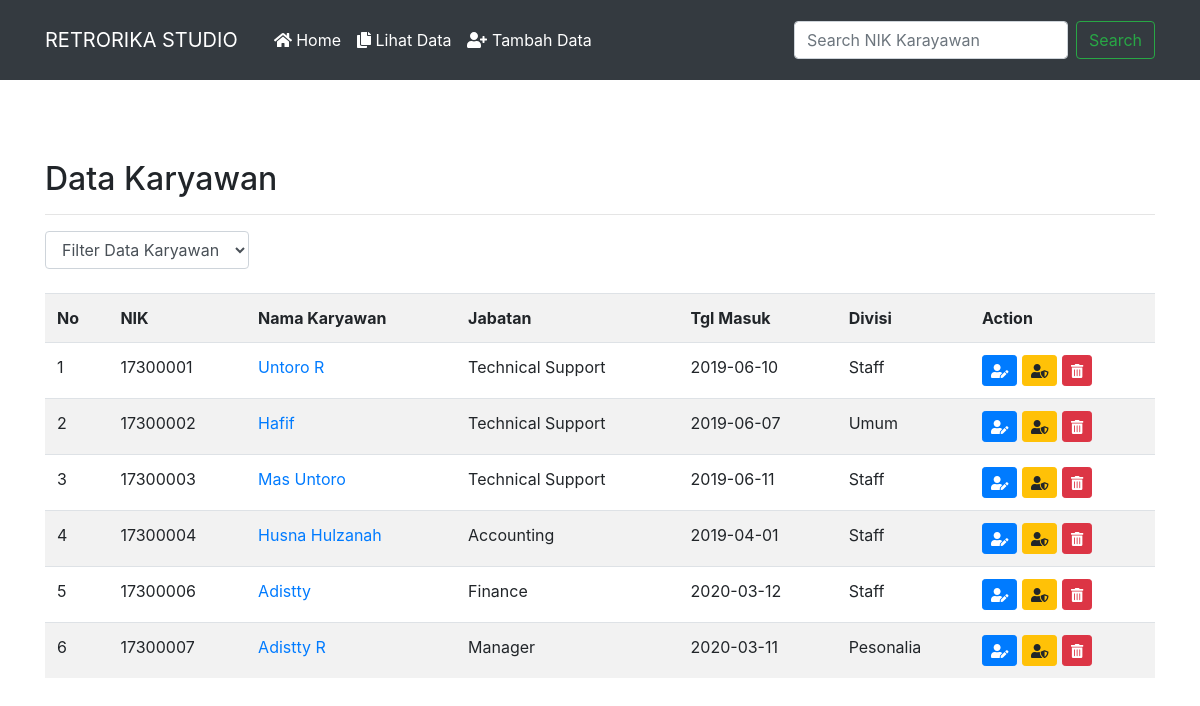
Screenshot of /daftar_karyawan/data.php with the database file from the repository.
### tables this page shows
CREATE TABLE `tb_karyawan` (
  `no` INT(5) NOT NULL,
  `nik` VARCHAR(50) DEFAULT NULL,
  `nama_karyawan` VARCHAR(100) DEFAULT NULL,
  `jabatan` VARCHAR(100) DEFAULT NULL,
  `tgl_masuk` DATE DEFAULT NULL,
  `divisi` VARCHAR(100) DEFAULT NULL
);

### daftar_karyawan/data.php (the view, shortened to what this page needs)
<?php
include("header.php");
include("../koneksi.php");
?>
	<div class="container">
		<div class="content">
			<h2>Data Karyawan</h2>
			<hr/>
			<form class="form-inline" method="get">
				<div class="form-group">
					<select name="filter" class="form-control" onchange="form.submit()">
						<option value="0">Filter Data Karyawan</option>
						<?php $filter = (isset($_GET['filter']) ? strtolower($_GET['filter']) : NULL);  ?>
					</select>
				</div>
			</form>
			<br />
			<div class="table-responsive">
				<table class="table table-striped table-hover">
					<tr>
						<th>No</th>
						<th>NIK</th>
						<th>Nama Karyawan</th>
						<th>Jabatan</th>
						<th>Tgl Masuk</th>
						<th>Divisi</th>
						<th>Action</th>
					</tr>
					<?php
					if($filter){
						$sql = mysqli_query($koneksi, "SELECT * FROM tb_karyawan WHERE divisi='$filter' ORDER BY nik ASC");
					}else{
						$sql = mysqli_query($koneksi, "SELECT * FROM tb_karyawan ORDER BY nik ASC");
					}
					if(mysqli_num_rows($sql) == 0){
						echo '<tr><td colspan="8">Data Tidak Ada.</td></tr>';
					}else{
						$no = 1;
						while($row = mysqli_fetch_assoc($sql)){
							echo '
							<tr>
								<td>'.$no.'</td>
								<td>'.$row['nik'].'</td>
								<td><a href="profile.php?nik='.$row['nik'].'">'.$row['nama_karyawan'].'</a></td>
								<td>'.$row['jabatan'].'</td>
								<td>'.$row['tgl_masuk'].'</td>
								<td>'.$row['divisi'].'</td>
								<td>';
							echo '
									<a href="edit.php?nik='.$row['nik'].'" title="Edit Data" data-toggle="tooltip" class="btn btn-primary btn-sm"><i class="fas fa-user-edit" aria-hidden="true"></i></a>
									<a href="password.php?nik='.$row['nik'].'" title="Ganti Password" data-toggle="tooltip" class="btn btn-warning btn-sm"><i class="fas fa-user-shield" aria-hidden="true"></i></a>
									<a href="data.php?aksi=delete&nik='.$row['nik'].'" title="Hapus Data" data-toggle="tooltip" onclick="return confirm(\'Anda yakin akan menghapus data '.$row['nik'].'?\')" class="btn btn-danger btn-sm"><i class="fas fa-trash-alt"></i></a>
								</td>
							</tr>
							';
							$no++;
						}
					}
					?>
				</table>
			</div>
		</div>
	</div>
<?php
include("footer.php");
?>

### daftar_karyawan/header.php (shortened to what this page needs)
<!DOCTYPE html>
<html lang="id">
  <head>
    <link href="../bootstrap/css/bootstrap.min.css" rel="stylesheet">
	<link href="../bootstrap/css/bootstrap.css" rel="stylesheet">
	<link href="../bootstrap/fontawesome/css/all.css" rel="stylesheet">
	<link href="../bootstrap/css/bootstrap-datepicker.css" rel="stylesheet">
    <link href="../daftar_karyawan/style.css" rel="stylesheet">
  </head>
<body>
	<nav class="navbar navbar-expand-lg navbar-dark bg-dark">
		<div class="container">
			<a class="navbar-brand" href="#">RETRORIKA STUDIO</a>
			<div class="collapse navbar-collapse" id="navbarNavAltMarkup">
				<div class="navbar-nav">
					<a class="nav-item nav-link active" href="home.php">
						<i class="fas fa-home"></i> Home <span class="sr-only">(current)</span></a>
					<a class="nav-item nav-link active" href="data.php">
						<i class="fas fa-copy"></i> Lihat Data</a>
					<a class="nav-item nav-link active" href="tambah.php" class="fas fa-file-alt">
						<i class="fas fa-user-plus"></i> Tambah Data</a>
				</div>
			</div>
			<form class="form-inline my-2 my-lg-0" method="POST" name="cari" action="cari.php" role="search">
				<div class="form-group">
					<input class="form-control mr-sm-2" type="text" name="carinik" placeholder="Search NIK Karayawan" aria-label="Search">
				</div>
				<button class="btn btn-outline-success my-2 my-sm-0" type="submit" name="submit" id="submit" value="search">Search</button>
			</form>
		</div>
	</nav>

### daftar_karyawan/footer.php (shortened to what this page needs)
</body>
</html>

### daftar_karyawan/style.css (style rules this page uses)
.content { margin-top: 80px; }
.navbar-collapse { padding: 12px; text-align: center; }

### rows the page displays
tb_karyawan: nik "17300001", nama_karyawan "Untoro R", jabatan "Technical Support", tgl_masuk "2019-06-10", divisi "Staff"
tb_karyawan: nik "17300002", nama_karyawan "Hafif", jabatan "Technical Support", tgl_masuk "2019-06-07", divisi "Umum"
tb_karyawan: nik "17300003", nama_karyawan "Mas Untoro", jabatan "Technical Support", tgl_masuk "2019-06-11", divisi "Staff"
tb_karyawan: nik "17300004", nama_karyawan "Husna Hulzanah", jabatan "Accounting", tgl_masuk "2019-04-01", divisi "Staff"
tb_karyawan: nik "17300006", nama_karyawan "Adistty", jabatan "Finance", tgl_masuk "2020-03-12", divisi "Staff"
tb_karyawan: nik "17300007", nama_karyawan "Adistty R", jabatan "Manager", tgl_masuk "2020-03-11", divisi "Pesonalia"
